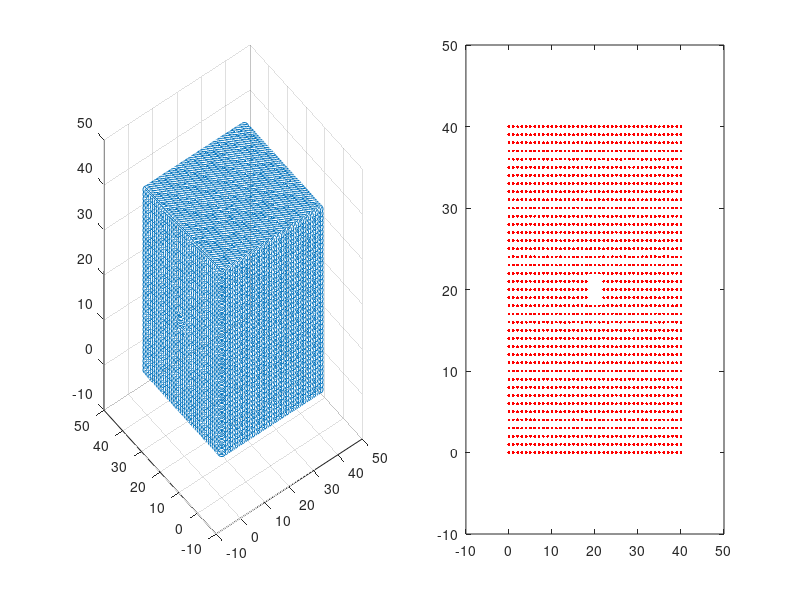

The MATLAB source for this figure:
% This script saves a CSV file with simulated field data.
% The data is generated using the equations for a theoretical field
% around a long straight current carrying wire. 
% The current flows in the postive x direction, and the points close to the
% wire are ignored/not generated.

%% Define a (np X 3) matrix containing the x, y, z positions in cm
dp=1;
pmin=0;
pmax=40;
position=(pmin:dp:pmax);
np=length(position);
%% Define the field array and define x, y, z data
field=ones(np^3,6);
nf=np^3;
i=1;
while i <= nf
    for ix=1:np
        for iy=1:np
            for iz=1:np
               field(i, 1)=position(ix);
               field(i, 2)=position(iy);
               field(i, 3)=position(iz);
               i=i+1;
            end 
        end 
    end 
end 
%% Add small errors to x, y, z values
% set seed
rng(511);
% Define (nf X 3) matrice with disturbances in range [-0.05 cm, 0.05 cm],
% and add this to position
d_pos=(rand(nf,3)-0.5).*0.05;
field(:,[1:3])=field(:,[1:3])+d_pos;
%% Calculate field components for each position
% B= a_phi mu_0 I / (2*pi*r)
% mu_0*I/(2*pi)=k_B
mu_0=4*pi*10^(-7);
I=15;
k_B=mu_0*I/(2*pi);
% Bx=0
field(:,4)=0;
% By=-k_B (z-z0)/r^2 = k_B zc/r^2
% Bz=k_B (y-y0)/r^2 = k_B yc/r^2
% r^2=(y-y0)^2+(z-z0)^2
y0=pmax/2;
z0=pmax/2;
r_squared=(field(:,2)-y0).^2+(field(:,3)-z0).^2;
yc=field(:,2)-y0;
zc=field(:,3)-z0;
field(:,5)=-k_B*(zc./r_squared.^2);
field(:,6)=k_B*(yc./r_squared.^2);
%% remove measurements where wire exists
o_ymin=18;
o_ymax=22;
o_zmin=18;
o_zmax=22;
k=1;
while k<=length(field(:,1))
    y_objecthit=field(k,2)>=o_ymin && field(k,2) <= o_ymax;
    z_objecthit=field(k,3)>=o_zmin && field(k,3) <= o_zmax;
    if y_objecthit && z_objecthit
        field(k,:)=[];
    else 
        k=k+1;
    end
end
nf1=length(field(:,1));
%% Add small errors to field components
% set seed
rng(988)
% Define (nf X 3) matrix with disturbances of [-1 nT, 1 nT]
d_f=(rand(nf1, 3)-0.5).*10^(-9);
field(:,[4:6])=field(:,[4:6])+d_f;
%% Plot
figure(1)
subplot(1,2,1)
x=field(:,1);
y=field(:,2);
z=field(:,3);
scatter3(x,y,z, 'k.')
subplot(1,2,2)
plot(y,z, 'r.')
%% save to csv file
csvwrite('testDataMatrix.csv', field);
